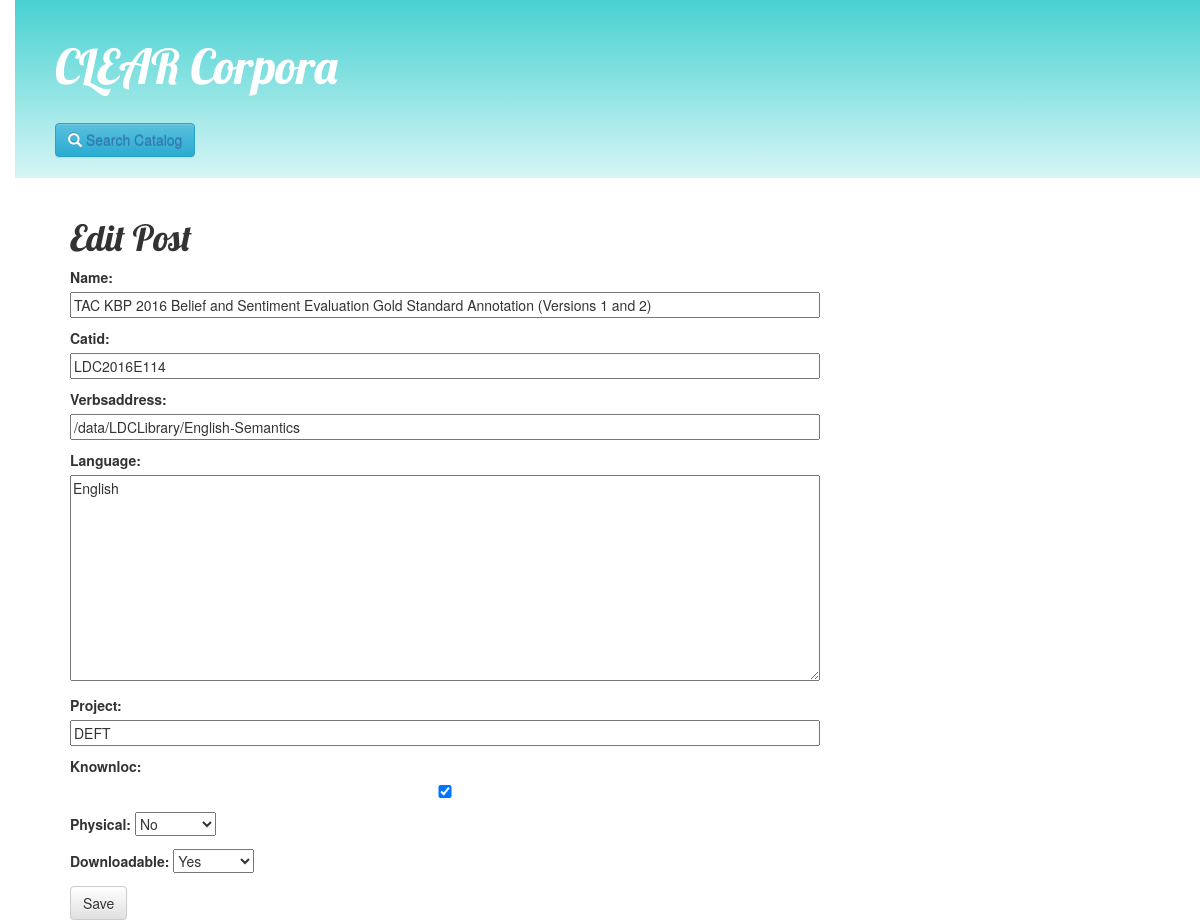
The app's page /post/1105/edit/ with its own data.
### corpusbank/models.py (models this page shows)
class Corpusobject(models.Model):
    catid = models.CharField(max_length=30)
    name = models.CharField(max_length=100)
    knownloc = models.BooleanField()
    physical = models.NullBooleanField()
    verbsaddress = models.CharField(max_length=200, blank=True)
    downloadable = models.NullBooleanField()
    project = models.CharField(max_length=50, blank=True)
    corpustype = models.CharField(max_length=50, blank=True)
    language = models.TextField(blank=True)

### corpusbank/views.py (the view)
# urls.py: url(r'^post/(?P<pk>\d+)/edit/$', views.post_edit, name='post_edit'),
def post_edit(request, pk):
    post = get_object_or_404(Corpusobject, pk=pk)
    if request.method == "POST":
        form = PostForm(request.POST, instance=post)
        if form.is_valid():
            post = form.save(commit=False)
            post.save()
            return redirect('post_detail', pk=post.pk)
    else:
        form = PostForm(instance=post)
    return render(request, 'corpusbank/post_edit.html', {'form': form})

### corpusbank/forms.py
class PostForm(forms.ModelForm):
    class Meta:
        model = Corpusobject
        fields = ('name', 'catid', 'verbsaddress', 'language', 'project', 'knownloc', 'physical', 'downloadable', 'project')

### corpusbank/templates/corpusbank/post_edit.html
{% extends 'corpusbank/base.html' %}
{% block content %}
    <h1>Edit Post</h1>
    <form method="POST" class="post-form">{% csrf_token %}
        {{ form.as_p }}
        <button type="submit" class="save btn btn-default">Save</button>
    </form>
{% endblock %}

### corpusbank/static/css/corpora.css (style rules this page uses)
h1, h2, h3, h4 { font-family: 'Lobster', cursive; }
.post-form textarea, .post-form input { width: 100%; }
body { padding-left: 15px; }

### records on screen
Corpusobject: name "TAC KBP 2016 Belief and Sentiment Evaluation Gold Standard Annotation (Versions 1 and 2)", catid "LDC2016E114", verbsaddress "/data/LDCLibrary/English-Semantics", language "English", project "DEFT", knownloc "☑", physical "No", downloadable "Yes"
